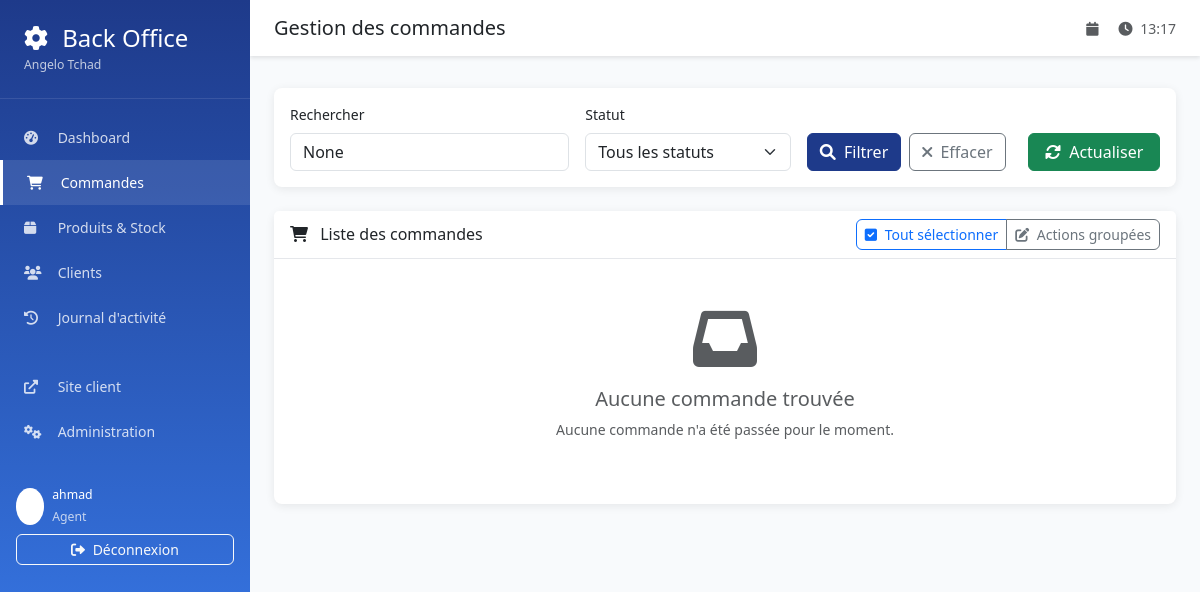
The page /backoffice/orders/ (signed in) on the database as committed earlier.
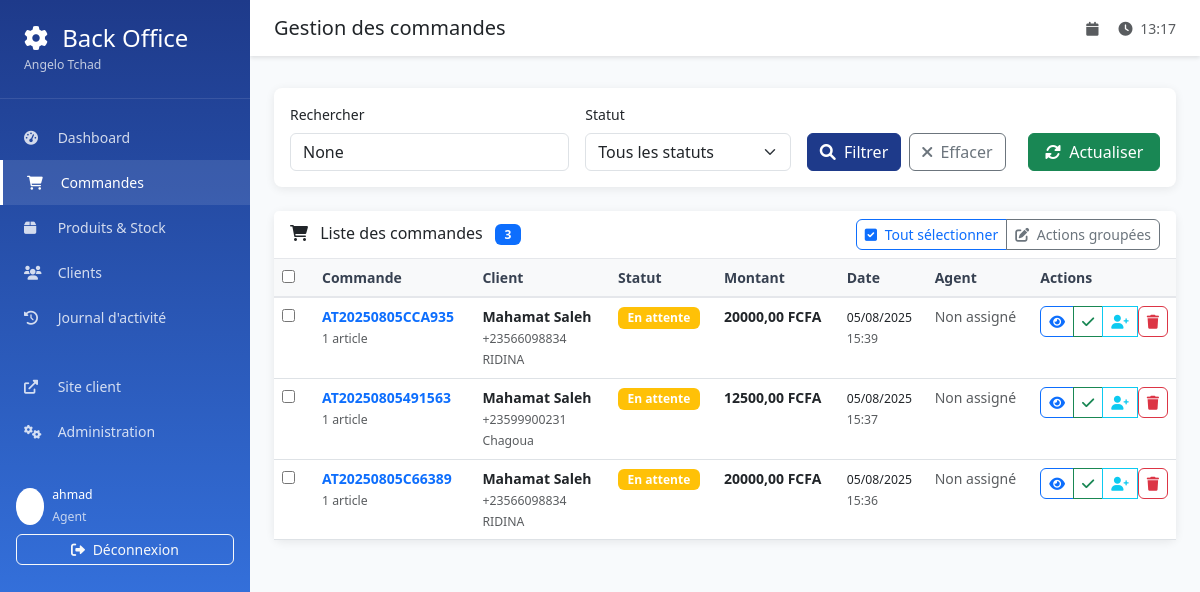
The same page on the database as committed later.
### orders/models.py (models this page shows, shortened)
class Order(models.Model):
    STATUS_CHOICES = [
        ('pending', 'En attente'),
        ('confirmed', 'Confirmée'),
        ('preparing', 'En préparation'),
        ('ready', 'Prête'),
        ('delivered', 'Livrée'),
        ('cancelled', 'Annulée'),
    ]
    order_number = models.CharField(
        max_length=20,
        unique=True,
        verbose_name="Numéro de commande"
    )
    client = models.ForeignKey(
        Client,
        on_delete=models.CASCADE,
        verbose_name="Client"
    )
    status = models.CharField(
        max_length=20,
        choices=STATUS_CHOICES,
        default='pending',
        verbose_name="Statut"
    )
    total_amount = models.DecimalField(
        max_digits=10,
        decimal_places=2,
        default=0,
        verbose_name="Montant total"
    )
    notes = models.TextField(blank=True, verbose_name="Notes")
    created_at = models.DateTimeField(auto_now_add=True, verbose_name="Date de création")
    updated_at = models.DateTimeField(auto_now=True)
    confirmed_at = models.DateTimeField(null=True, blank=True, verbose_name="Date de confirmation")
    delivered_at = models.DateTimeField(null=True, blank=True, verbose_name="Date de livraison")
    assigned_agent = models.ForeignKey(
        User,
        on_delete=models.SET_NULL,
        null=True,
        blank=True,
        verbose_name="Agent assigné"
    )
    stock_deducted = models.BooleanField(default=False, verbose_name="Stock déduit")
    class Meta:
        verbose_name = "Commande"
        verbose_name_plural = "Commandes"
        ordering = ['-created_at']
    @property
    def status_display(self):
        return dict(self.STATUS_CHOICES)[self.status]

class Client(models.Model):
    first_name = models.CharField(max_length=100, verbose_name="Prénom")
    last_name = models.CharField(max_length=100, verbose_name="Nom")
    phone_regex = RegexValidator(
            regex=r'^(\+235\s?)?\d{2}(\s?\d{2}){3}$',
            message="Entrez un numéro valide au format : +235 XX XX XX XX ou 66 XX XX XX"
        )
    phone_number = models.CharField(
            validators=[phone_regex],
            max_length=17,
            verbose_name="Numéro de téléphone"
        )
    neighborhood = models.CharField(max_length=200, verbose_name="Quartier")
    address_details = models.TextField(blank=True, verbose_name="Détails de l'adresse")
    created_at = models.DateTimeField(auto_now_add=True)
    class Meta:
        verbose_name = "Client"
        verbose_name_plural = "Clients"
        ordering = ['last_name', 'first_name']
    @property
    def full_name(self):
        return f"{self.first_name} {self.last_name}"

### backoffice/views.py (the view, shortened to what this page needs)
# urls.py: path('orders/', views.orders_list, name='orders_list'),
@login_required
def orders_list(request):
    orders = Order.objects.select_related('client', 'assigned_agent').order_by('-created_at')
    status_filter = request.GET.get('status')
    if status_filter:
        orders = orders.filter(status=status_filter)
    search = request.GET.get('search')
    paginator = Paginator(orders, 20)
    page_number = request.GET.get('page')
    page_obj = paginator.get_page(page_number)
    context = {
        'page_obj': page_obj,
        'status_filter': status_filter,
        'search': search,
        'status_choices': Order.STATUS_CHOICES,
    }
    return render(request, 'backoffice/orders_list.html', context)

### templates/backoffice/orders_list.html (shortened to what the changed rows need)
{% extends 'backoffice/base.html' %}
{% block content %}
<div class="card">
    <div class="card-header d-flex justify-content-between align-items-center">
        <h6 class="mb-0">
            <i class="fas fa-shopping-cart me-2"></i>
            Liste des commandes
            {% if page_obj.paginator.count %}
                <span class="badge bg-primary ms-2">{{ page_obj.paginator.count }}</span>
            {% endif %}
        </h6>
    </div>
    <div class="card-body p-0">
        {% if page_obj %}
            <div class="table-responsive">
                <table class="table table-hover mb-0">
                    <thead class="table-light">
                        <tr>
                            <th width="40">
                                <input type="checkbox" id="selectAllCheckbox" onchange="toggleAll(this)">
                            </th>
                            <th>Commande</th>
                            <th>Client</th>
                            <th>Statut</th>
                            <th>Montant</th>
                            <th>Date</th>
                            <th>Agent</th>
                            <th width="120">Actions</th>
                        </tr>
                    </thead>
                    <tbody>
                        {% for order in page_obj %}
                            <tr>
                                <td>
                                    <input type="checkbox" class="order-checkbox" value="{{ order.id }}">
                                </td>
                                <td>
                                    <div>
                                        <strong class="text-primary">{{ order.order_number }}</strong>
                                        <br>
                                        <small class="text-muted">
                                            {{ order.items.count }} article{{ order.items.count|pluralize }}
                                        </small>
                                    </div>
                                </td>
                                <td>
                                    <div>
                                        <strong>{{ order.client.full_name }}</strong>
                                        <br>
                                        <small class="text-muted">{{ order.client.phone_number }}</small>
                                        <br>
                                        <small class="text-muted">{{ order.client.neighborhood }}</small>
                                    </div>
                                </td>
                                <td>
                                    {% if order.status == 'pending' %}
                                        <span class="badge bg-warning">{{ order.status_display }}</span>
                                    {% elif order.status == 'confirmed' %}
                                        <span class="badge bg-info">{{ order.status_display }}</span>
                                    {% elif order.status == 'preparing' %}
                                        <span class="badge bg-primary">{{ order.status_display }}</span>
                                    {% elif order.status == 'ready' %}
                                        <span class="badge bg-success">{{ order.status_display }}</span>
                                    {% elif order.status == 'delivered' %}
                                        <span class="badge bg-success">{{ order.status_display }}</span>
                                    {% elif order.status == 'cancelled' %}
                                        <span class="badge bg-danger">{{ order.status_display }}</span>
                                    {% endif %}
                                </td>
                                <td>
                                    <strong>{{ order.total_amount }} FCFA</strong>
                                </td>
                                <td>
                                    <div>
                                        <small>{{ order.created_at|date:"d/m/Y" }}</small>
                                        <br>
                                        <small class="text-muted">{{ order.created_at|date:"H:i" }}</small>
                                    </div>
                                </td>
                                <td>
                                    {% if order.assigned_agent %}
                                        <small>{{ order.assigned_agent.get_full_name|default:order.assigned_agent.username }}</small>
                                    {% else %}
                                        <span class="text-muted">Non assigné</span>
                                    {% endif %}
                                </td>
                                <td>
                                    <div class="btn-group" role="group">
                                        <a href="{% url 'backoffice:order_detail' order.id %}"
                                        class="btn btn-outline-primary btn-sm" title="Voir détails">
                                            <i class="fas fa-eye"></i>
                                        </a>
                                        {% if order.status == 'pending' %}
                                            <button class="btn btn-outline-success btn-sm"
                                                    onclick="quickConfirm({{ order.id }})" title="Confirmer">
                                                <i class="fas fa-check"></i>
                                            </button>
                                        {% endif %}
                                        {% if not order.assigned_agent %}
                                            <button class="btn btn-outline-info btn-sm"
                                                    onclick="assignToMe({{ order.id }})" title="M'assigner">
                                                <i class="fas fa-user-plus"></i>
                                            </button>
                                        {% endif %}
                                        <form method="post" action="{% url 'backoffice:order_delete' order.id %}" style="display:inline;"
                                            onsubmit="return confirm('Êtes-vous sûr de vouloir supprimer cette commande ?');">
                                            <button type="submit" class="btn btn-outline-danger btn-sm" title="Supprimer">
                                                <i class="fas fa-trash"></i>
                                            </button>
                                        </form>
                                    </div>
                                </td>
                            </tr>
                        {% endfor %}
                    </tbody>
                </table>
            </div>
        {% else %}
            <div class="text-center py-5">
                <i class="fas fa-inbox text-muted mb-3" style="font-size: 4rem;"></i>
                <h5 class="text-muted">Aucune commande trouvée</h5>
                <p class="text-muted">
                    {% if search or status_filter %}
                        Aucune commande ne correspond à vos critères de recherche.
                    {% else %}
                        Aucune commande n'a été passée pour le moment.
                    {% endif %}
                </p>
            </div>
        {% endif %}
    </div>
</div>
{% endblock %}

Rows that differ between the two databases and show on the page:
added Order: order_number "AT20250805CCA935", items.count "1", client.full_name "Mahamat Saleh", client.phone_number "+23566098834", client.neighborhood "RIDINA", status_display "En attente", total_amount "20000,00", created_at "05/08/2025", created_at "15:39", shows "Non assigné"
added Order: order_number "AT20250805491563", items.count "1", client.full_name "Mahamat Saleh", client.phone_number "+23599900231", client.neighborhood "Chagoua", status_display "En attente", total_amount "12500,00", created_at "05/08/2025", created_at "15:37", shows "Non assigné"
added Order: order_number "AT20250805C66389", items.count "1", client.full_name "Mahamat Saleh", client.phone_number "+23566098834", client.neighborhood "RIDINA", status_display "En attente", total_amount "20000,00", created_at "05/08/2025", created_at "15:36", shows "Non assigné"
Other text that changed with them:
{{ page_obj.paginator.count }}: (not shown) → "3"
form field value: (not shown) → "☐"
text no longer shown: "Aucune commande trouvée Aucune commande n'a été passée pour le moment."
text now shown: "Commande Client Statut Montant Date Agent Actions"
